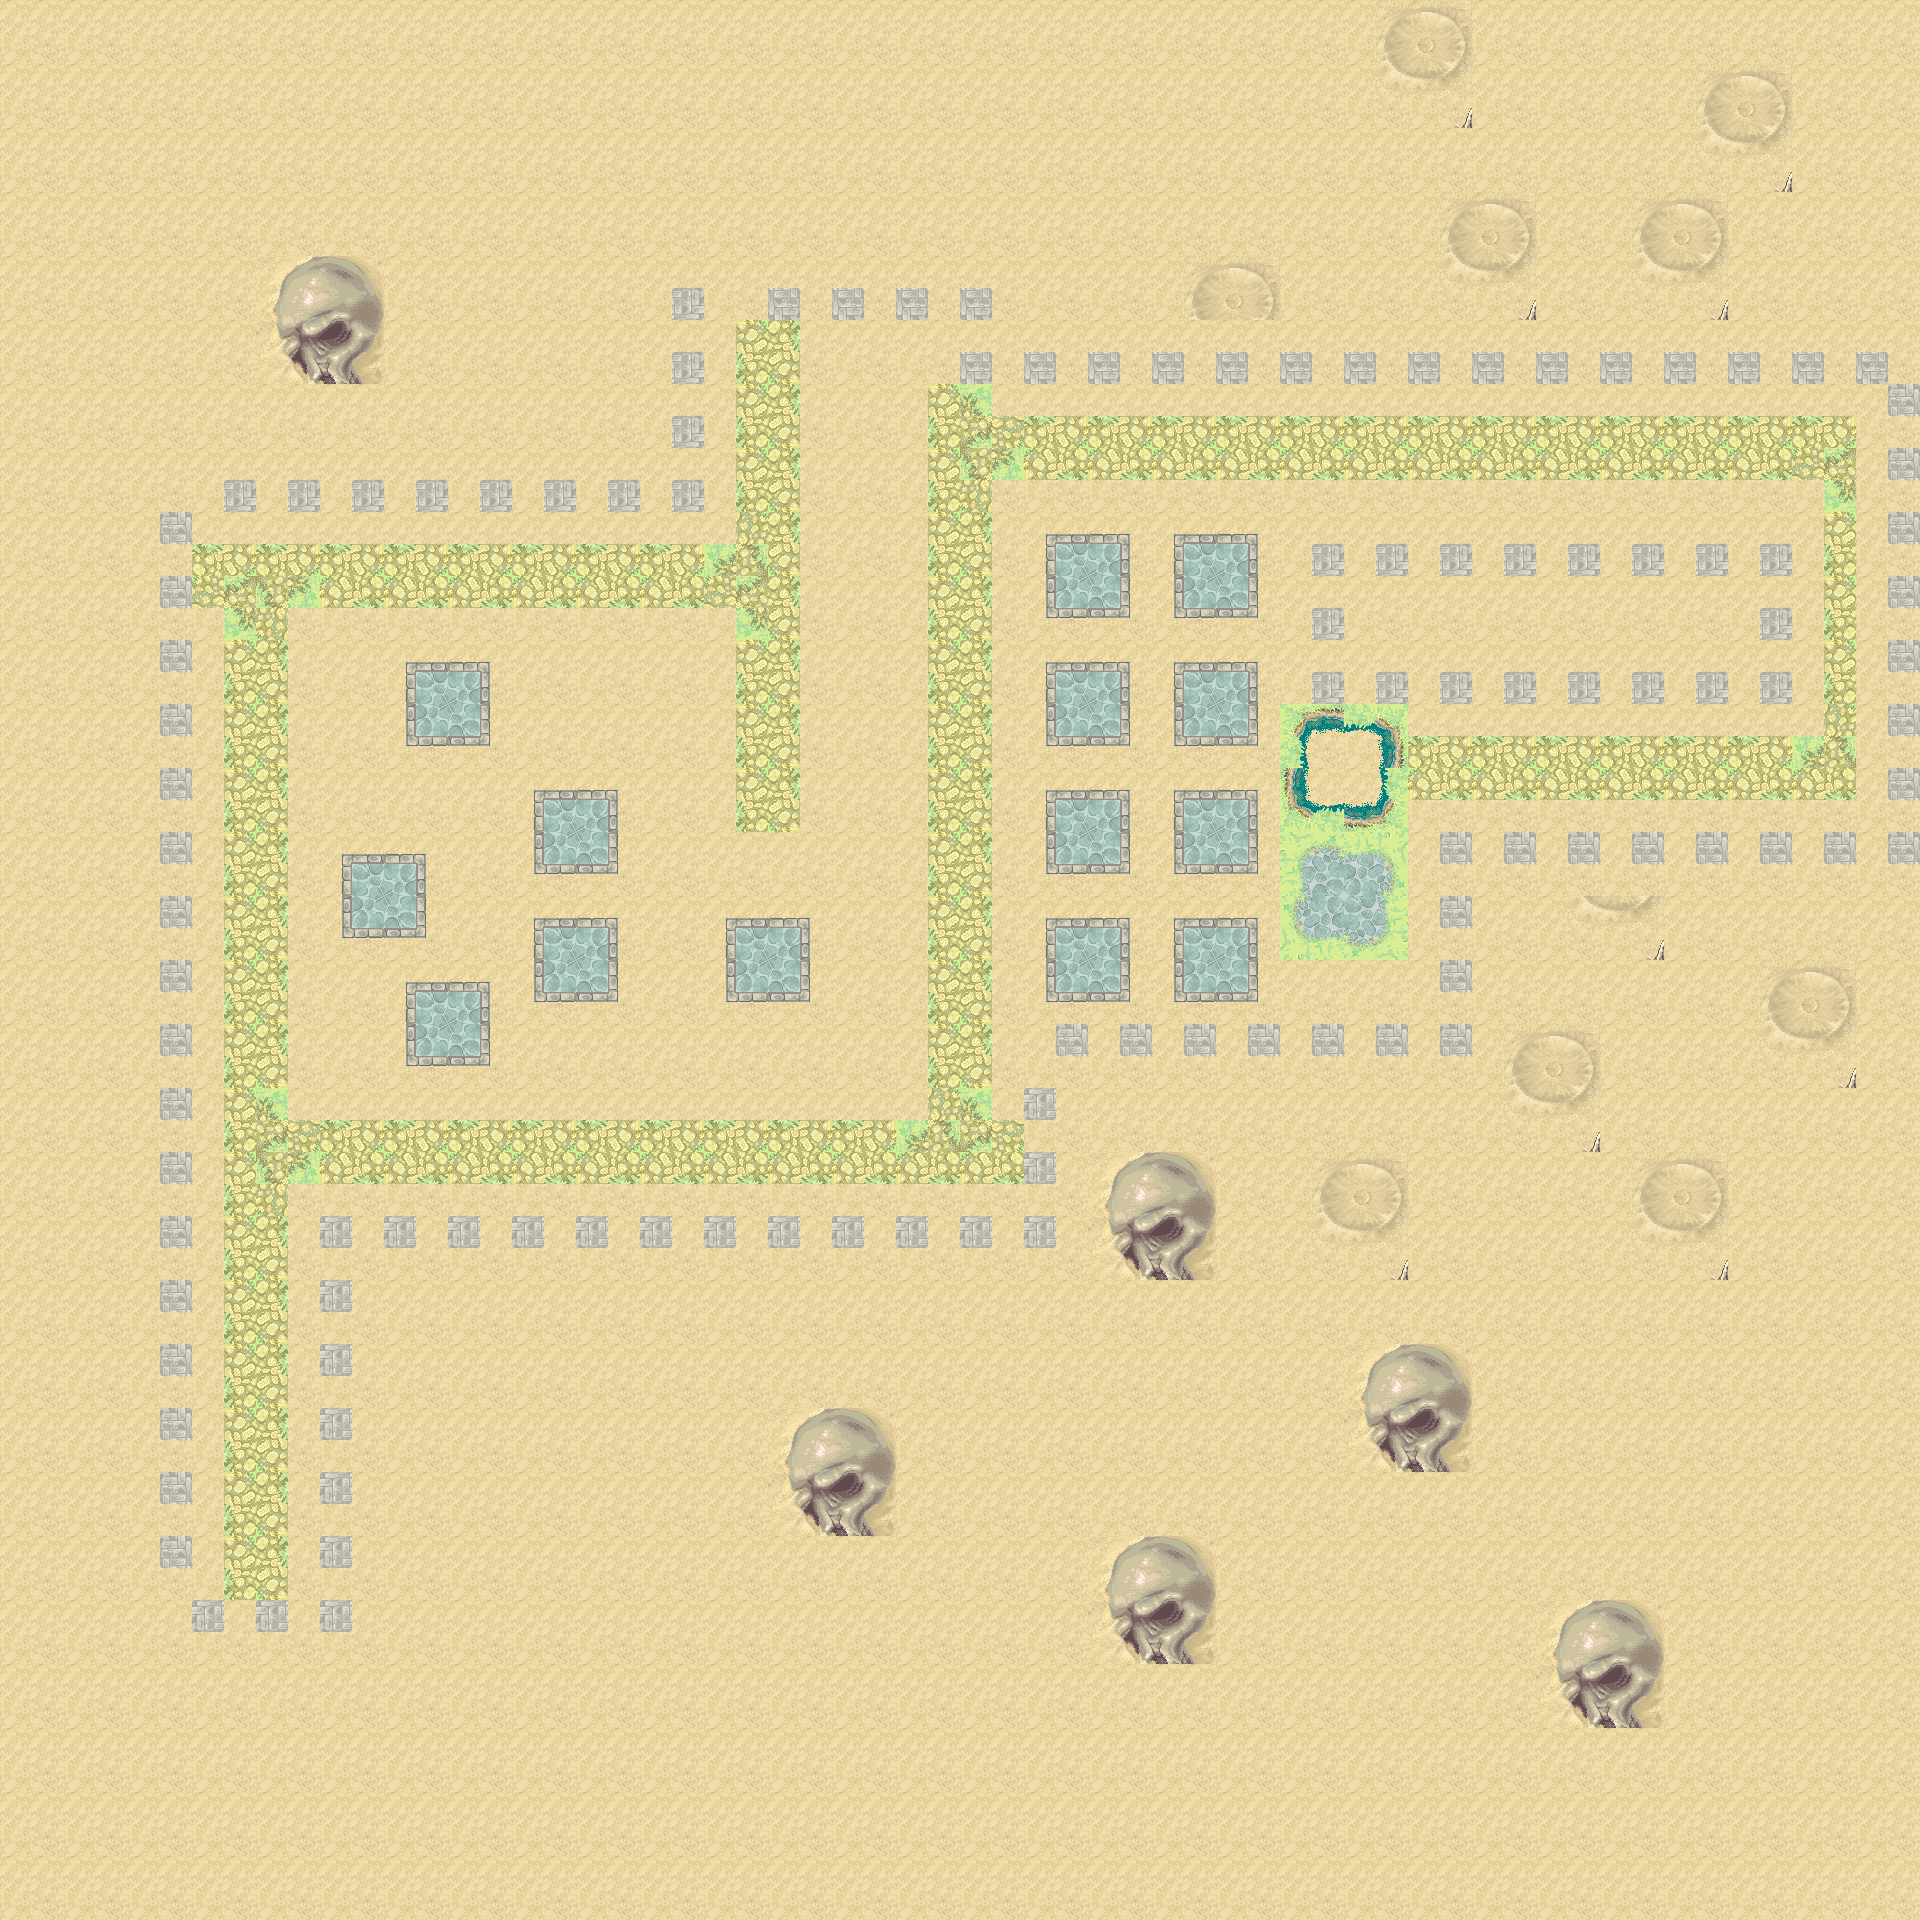

A level layout from a 2D game, rendered from its tile map. Below: a short description, then the map file with tile-grid data replaced by summaries:
An orthogonal 30x30 tile map with 64x64 px tiles, 2 tile layers (Capa de patrones 1, Capa de patrones 2) and 10 objects.

<map version="1.10" tiledversion="1.11.0" orientation="orthogonal" renderorder="right-down" width="30" height="30" tilewidth="64" tileheight="64" infinite="0" nextlayerid="5" nextobjectid="11">
 <editorsettings>
  <export target="testMap.lua" format="lua" />
 </editorsettings>
 <tileset firstgid="1" name="test-tiles" tilewidth="64" tileheight="64" tilecount="100" columns="10">
  <image source="tileSet.png" width="672" height="701" />
 </tileset>
 <layer id="1" name="Capa de patrones 1" width="30" height="30" locked="1">
  <data>[900 cells, 900 non-empty, 1 distinct tile ids]</data>
 </layer>
 <layer id="3" name="Capa de patrones 2" width="30" height="30" locked="1">
  <data>[900 cells, 384 non-empty, 14 distinct tile ids]</data>
 </layer>
 <objectgroup id="4" name="walls">
  <object id="1" x="20" y="226" width="690" height="222" />
  <object id="2" x="18" y="452" width="172" height="1292" />
  <object id="3" x="190" y="1606" width="818" height="294" />
  <object id="4" x="322" y="1224" width="698" height="382" />
  <object id="5" x="1028" y="1032" width="410" height="874" />
  <object id="6" x="1438" y="820" width="478" height="1090" />
  <object id="7" x="966" y="226" width="948" height="94" />
  <object id="8" x="1296" y="528" width="494" height="114" />
  <object id="9" x="712" y="224" width="258" height="32" />
  <object id="10" x="1888" y="386" width="32" height="428" />
 </objectgroup>
</map>
